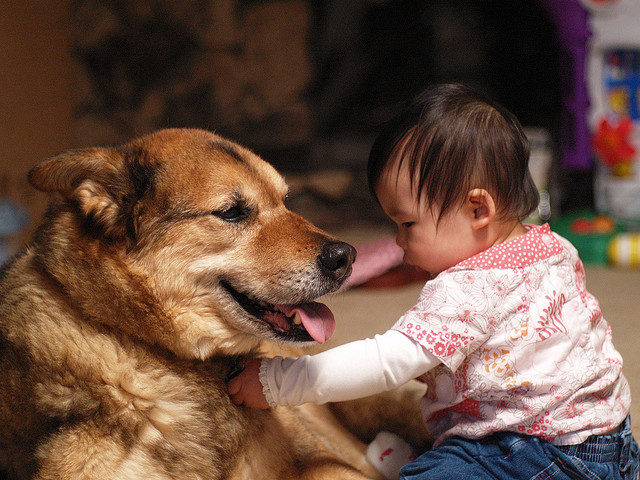
#> input picture photos/dogs.jpg, 640 x 480 px
$ python masking.py
#> lines starting #> are read from the running program, lines starting #| are printed output that depends on the picture; after the words box and inside, x2 and y2 are one past the last pixel; in counts of white or black regions, pixels touching at a corner belong together
import cv2 as cv
import numpy as np

img = cv.imread('photos/dogs.jpg')
#> img is the input picture: shape (480, 640, 3); mean B, G, R 66.7, 80.6, 108.4
cv.imshow('Dogs',img)

blank = np.zeros(img.shape[:2],dtype='uint8')
cv.imshow('Blank Image',blank)

circle = cv.circle(blank.copy(),(img.shape[1]//2+45,img.shape[0]//2),100,255,-1)
cv.imshow('Mask',circle)
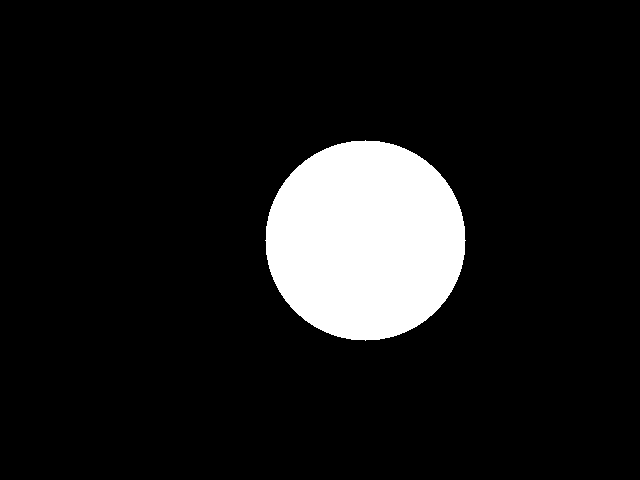
#> window 'Mask': shape (480, 640); 10.2% white; 1 white region, box (x1, y1, x2, y2) and area: (265, 140, 466, 341) 31417
rectangle = cv.rectangle(blank.copy(),(30,30),(370,370),255,-1)
weird_shape = cv.bitwise_and(circle,rectangle)
cv.imshow('Weird Shape',weird_shape)
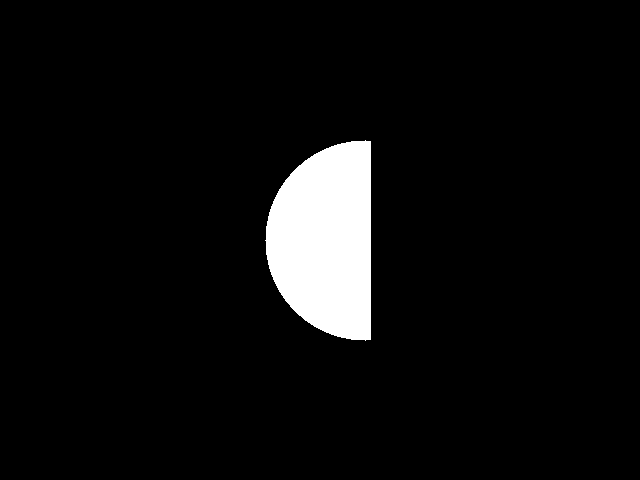
#> window 'Weird Shape': shape (480, 640); 5.5% white; 1 white region, box (x1, y1, x2, y2) and area: (265, 140, 371, 341) 16804
masked = cv.bitwise_and(img,img,mask=weird_shape)
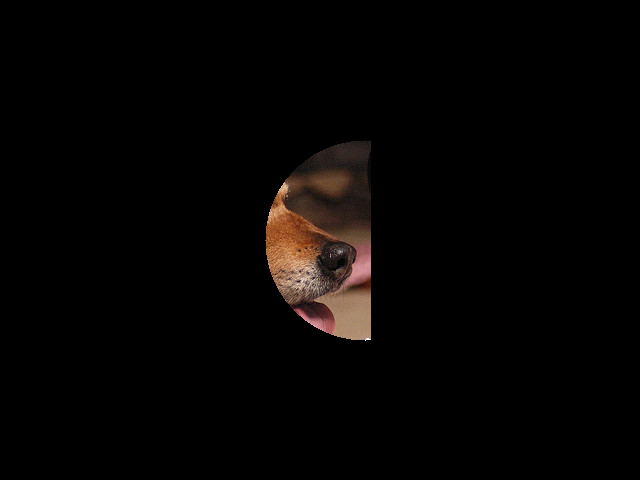
#> masked: shape (480, 640, 3); mean B, G, R 3.1, 4, 5.8
cv.imshow('Masked Image',masked)
cv.waitKey(0)
